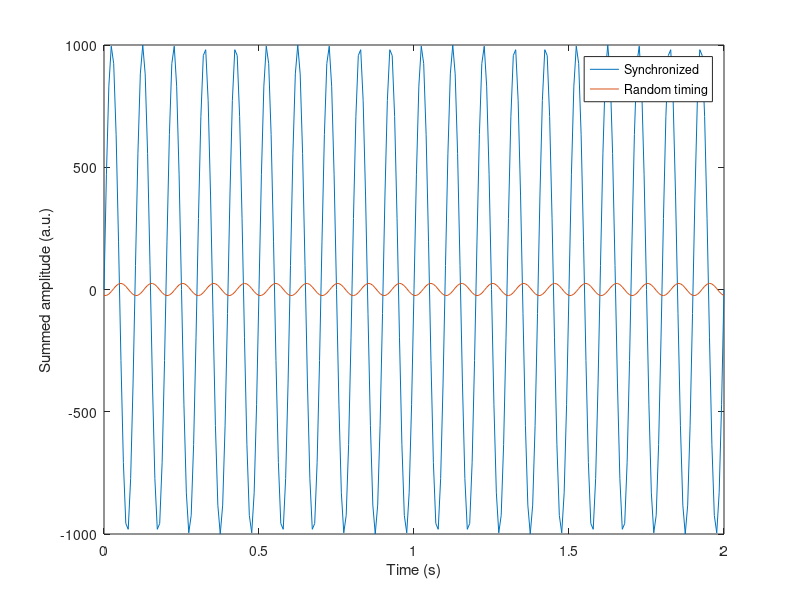

Here is the MATLAB script that generated this plot:
% Copied from lessons/en/00-01-eeg-origin.md. The lesson is the reference.
% Sum of many small sources: random timing vs. synchronized timing
nSources = 1000;              % number of small sources
srate    = 128;               % samples per second
t        = 0:1/srate:2;       % 2 seconds of time
f        = 10;                % frequency in Hz (alpha range)

% Each source gets its own random phase (its own timing)
phases   = 2*pi*rand(nSources, 1);
asyncSum = sum(sin(2*pi*f*t + phases), 1);

% All sources share the same phase
syncSum  = sum(sin(2*pi*f*t + zeros(nSources, 1)), 1);

fprintf('Peak of random-timing sum: %.0f\n', max(abs(asyncSum)));
fprintf('Peak of synchronized sum:  %.0f\n', max(abs(syncSum)));

figure;
plot(t, syncSum); hold on;
plot(t, asyncSum);
xlabel('Time (s)'); ylabel('Summed amplitude (a.u.)');
legend('Synchronized', 'Random timing');
